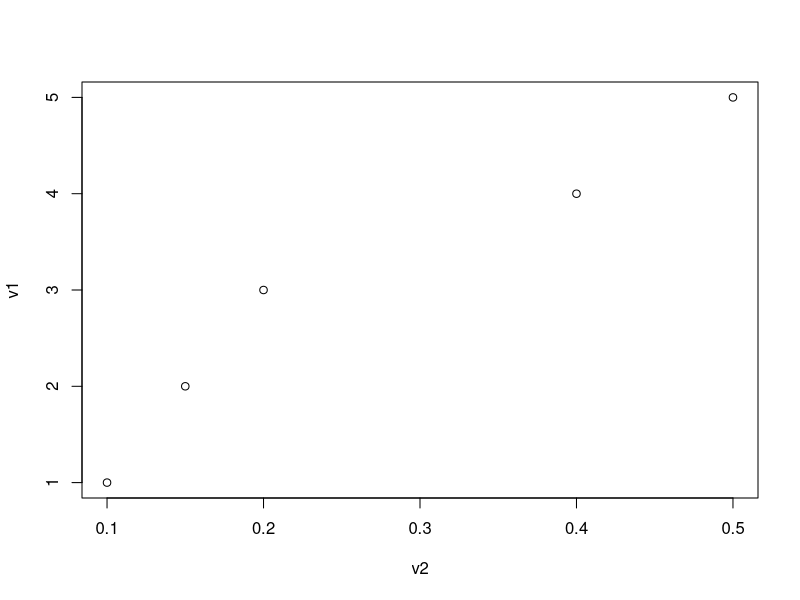
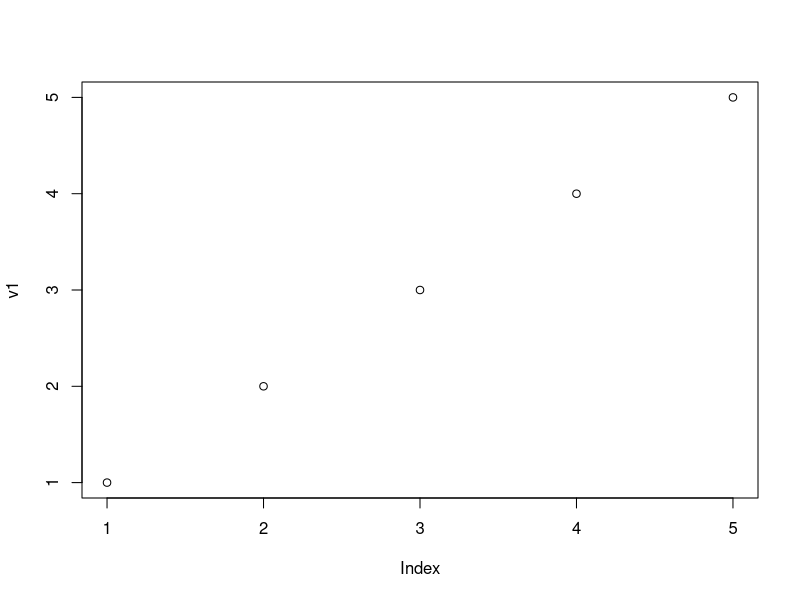

The R script that drew these images, in order: (Note: this script raises an error after producing the figures.)
20*10.5
17+23-7
sqrt(25)
?sqrt
#here I am using the formula for the area of a circle pi * r^2
area_of_a_circle<-pi*4^2
my_first_variable<-20
my_first_variable
malaria_prevalence_2020<-2/10
ls() #to list all the variables i created
my_first_variable<-20
my_first_string<-"juju"
my_first_variable * my_first_variable
class(my_first_variable)
str(my_first_string)
typeof(my_first_variable)
str(my_first_variable)
v1<-c(1,2,3,4,5)
v2<-c(0.1,0.15,0.2,0.4,0.5)
v3<-c("red","blue","green","black","orange")
v1[2]
v3[4]
v2[6] #looking for an element that doesn't exist returns NA
v1[0] #looking for the 0th value returns 0 with the type of the vector
v3[0]
sum(v1[c(1,4)]) #we use this to some only few elements in the vector
length(v1)
plot(v2,v1)
plot(v1)
v1*v2
v1*v3
v4<-rep(0,14) #this is to mean repete "0" 14 times
v4[2:14]<-c(11:23) #this is to command to replace the 2nd-14th elements in vector 4 by numbers 11 to 23
v5<-c(101:200)
?co2
data("co2")
head(CO2)
dim(CO2) #to see how many rows and columns the data frame has
#it returns 84  5  (84 is the row and 5 is the column numbers)

CO2[3,2] #to command to find the value on the 3rd row and 2nd column 
CO2[6,]
CO2[,3] 
CO2_op2<-CO2[,2:3] #to creat a sub table containing all rows but only the 2nd and 3rd columns
head(CO2_op2)
str(CO2)
summary(CO2)
CO2$Treatment #this and the below gives similar result
CO2[,3]
table(CO2$Treatment) #to request a table summary of the treatment column
CO2[14,5] #the value in 14th row and 5th column
CO2[1:7,4] #the values in the 1st to 7th row and 4th column
table(CO2$Type) #i wanted to know how many of the plants were from Quebec
mean(CO2$uptake)
?range
range(CO2$uptake)
median(CO2$uptake)
mean(CO2$uptake[which(CO2$Type=="Quebec")]) #the traditional approach of 
#calculating the mean of uptakes from Quebec only
#the tidyverse version of doing the above is as follow
op1=filter(CO2,Type =="Quebec")
mean(op1$uptake) #Type object not found silemil enji yiseral, why endeza maletu
chilled_missisipi<-filter(CO2,Type=="Mississippi", Treatment=="chilled")
names(wes_palettes)
cols = wes_palette("GrandBudapest1")
cols
cols2<-wes_palette("Rushmore1")
cols2
say("my favorite person in this world is juju", by="cow")
#"janitor::" to see all the functions available in janitor package, don't use the cotation when using

dat <- read_csv("data/training_case_data_wide.csv")  
head(dat)
options(dplyr.width=Inf) #use this to remedy some variable not shown as a result of screen size
abobo_conf_2021<-filter(dat,woreda=="Ababo",year==2021)
sum(abobo_conf_2021$confirmed,na.rm = TRUE)
sum(abobo_conf_2021$presumed,na.rm = T)
Hudet_confirmed_2020<-filter(dat,woreda=="Hudet",year==2020)
Hudet_presumed_2020<-filter(dat,woreda=="Hudet",year==2020)
sum(Hudet_confirmed_2020$confirmed,na.rm = TRUE)
sum(Hudet_presumed_2020$presumed,na.rm = TRUE)
389+445
Awra_woreda<-filter(dat,woreda=="Awra",year==2020)
sum(Awra_woreda$confirmed,na.rm = TRUE)
sum(Awra_woreda$presumed,na.rm = TRUE)
hulet_ej<-filter(dat,woreda=="Hulet Ej Enese",year==2021)
takusa<-filter(dat,woreda=="Takusa",year==2021)
sum(hulet_ej$confirmed)
sum(takusa$confirmed)
